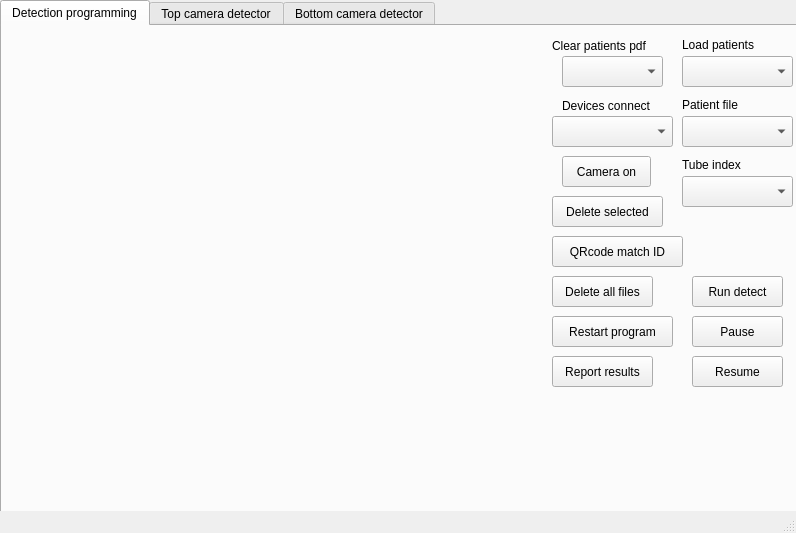
<?xml version="1.0" encoding="UTF-8"?>
<ui version="4.0">
 <class>MainWindow</class>
 <widget class="QMainWindow" name="MainWindow">
  <property name="geometry">
   <rect>
    <x>0</x>
    <y>0</y>
    <width>796</width>
    <height>533</height>
   </rect>
  </property>
  <property name="windowTitle">
   <string>MainWindow</string>
  </property>
  <widget class="QWidget" name="centralwidget">
   <widget class="QTabWidget" name="tabWidget">
    <property name="geometry">
     <rect>
      <x>0</x>
      <y>0</y>
      <width>811</width>
      <height>521</height>
     </rect>
    </property>
    <property name="currentIndex">
     <number>0</number>
    </property>
    <property name="movable">
     <bool>true</bool>
    </property>
    <widget class="QWidget" name="tab">
     <attribute name="title">
      <string>Detection programming</string>
     </attribute>
     <widget class="QLabel" name="label_16">
      <property name="geometry">
       <rect>
        <x>10</x>
        <y>0</y>
        <width>531</width>
        <height>441</height>
       </rect>
      </property>
      <property name="text">
       <string/>
      </property>
     </widget>
     <widget class="QPushButton" name="pushButton_5">
      <property name="geometry">
       <rect>
        <x>550</x>
        <y>330</y>
        <width>101</width>
        <height>31</height>
       </rect>
      </property>
      <property name="text">
       <string>Report results</string>
      </property>
     </widget>
     <widget class="QPushButton" name="pushButton_6">
      <property name="geometry">
       <rect>
        <x>690</x>
        <y>250</y>
        <width>91</width>
        <height>31</height>
       </rect>
      </property>
      <property name="text">
       <string>Run detect</string>
      </property>
     </widget>
     <widget class="QComboBox" name="comboBox">
      <property name="geometry">
       <rect>
        <x>550</x>
        <y>90</y>
        <width>121</width>
        <height>31</height>
       </rect>
      </property>
     </widget>
     <widget class="QLabel" name="label_24">
      <property name="geometry">
       <rect>
        <x>560</x>
        <y>70</y>
        <width>111</width>
        <height>20</height>
       </rect>
      </property>
      <property name="text">
       <string>Devices connect</string>
      </property>
     </widget>
     <widget class="QPushButton" name="pushButton_9">
      <property name="geometry">
       <rect>
        <x>550</x>
        <y>210</y>
        <width>131</width>
        <height>31</height>
       </rect>
      </property>
      <property name="text">
       <string>QRcode match ID</string>
      </property>
     </widget>
     <widget class="QComboBox" name="comboBox_2">
      <property name="geometry">
       <rect>
        <x>680</x>
        <y>30</y>
        <width>111</width>
        <height>31</height>
       </rect>
      </property>
     </widget>
     <widget class="QLabel" name="label_25">
      <property name="geometry">
       <rect>
        <x>680</x>
        <y>10</y>
        <width>101</width>
        <height>17</height>
       </rect>
      </property>
      <property name="text">
       <string>Load patients</string>
      </property>
     </widget>
     <widget class="QComboBox" name="comboBox_3">
      <property name="geometry">
       <rect>
        <x>680</x>
        <y>90</y>
        <width>111</width>
        <height>31</height>
       </rect>
      </property>
     </widget>
     <widget class="QPushButton" name="pushButton_10">
      <property name="geometry">
       <rect>
        <x>560</x>
        <y>130</y>
        <width>89</width>
        <height>31</height>
       </rect>
      </property>
      <property name="text">
       <string>Camera on</string>
      </property>
     </widget>
     <widget class="QLabel" name="label_15">
      <property name="geometry">
       <rect>
        <x>680</x>
        <y>70</y>
        <width>91</width>
        <height>17</height>
       </rect>
      </property>
      <property name="text">
       <string>Patient file</string>
      </property>
     </widget>
     <widget class="QComboBox" name="comboBox_4">
      <property name="geometry">
       <rect>
        <x>680</x>
        <y>150</y>
        <width>111</width>
        <height>31</height>
       </rect>
      </property>
     </widget>
     <widget class="QLabel" name="label_17">
      <property name="geometry">
       <rect>
        <x>680</x>
        <y>130</y>
        <width>91</width>
        <height>17</height>
       </rect>
      </property>
      <property name="text">
       <string/>
      </property>
     </widget>
     <widget class="QLabel" name="label_18">
      <property name="geometry">
       <rect>
        <x>680</x>
        <y>130</y>
        <width>81</width>
        <height>17</height>
       </rect>
      </property>
      <property name="text">
       <string>Tube index</string>
      </property>
     </widget>
     <widget class="QLabel" name="label_20">
      <property name="geometry">
       <rect>
        <x>550</x>
        <y>10</y>
        <width>131</width>
        <height>20</height>
       </rect>
      </property>
      <property name="text">
       <string>Clear patients pdf</string>
      </property>
     </widget>
     <widget class="QComboBox" name="comboBox_6">
      <property name="geometry">
       <rect>
        <x>560</x>
        <y>30</y>
        <width>101</width>
        <height>31</height>
       </rect>
      </property>
     </widget>
     <widget class="QPushButton" name="pushButton_3">
      <property name="geometry">
       <rect>
        <x>550</x>
        <y>170</y>
        <width>111</width>
        <height>31</height>
       </rect>
      </property>
      <property name="text">
       <string>Delete selected</string>
      </property>
     </widget>
     <widget class="QPushButton" name="pushButton_4">
      <property name="geometry">
       <rect>
        <x>550</x>
        <y>250</y>
        <width>101</width>
        <height>31</height>
       </rect>
      </property>
      <property name="text">
       <string>Delete all files</string>
      </property>
     </widget>
     <widget class="QPushButton" name="pushButton_12">
      <property name="geometry">
       <rect>
        <x>690</x>
        <y>290</y>
        <width>91</width>
        <height>31</height>
       </rect>
      </property>
      <property name="text">
       <string>Pause</string>
      </property>
     </widget>
     <widget class="QPushButton" name="pushButton_13">
      <property name="geometry">
       <rect>
        <x>690</x>
        <y>330</y>
        <width>91</width>
        <height>31</height>
       </rect>
      </property>
      <property name="text">
       <string>Resume</string>
      </property>
     </widget>
     <widget class="QPushButton" name="pushButton_20">
      <property name="geometry">
       <rect>
        <x>550</x>
        <y>290</y>
        <width>121</width>
        <height>31</height>
       </rect>
      </property>
      <property name="text">
       <string>Restart program</string>
      </property>
     </widget>
    </widget>
    <widget class="QWidget" name="tab1">
     <attribute name="title">
      <string>Top camera detector</string>
     </attribute>
     <widget class="QLabel" name="label">
      <property name="geometry">
       <rect>
        <x>10</x>
        <y>10</y>
        <width>541</width>
        <height>431</height>
       </rect>
      </property>
      <property name="text">
       <string/>
      </property>
     </widget>
     <widget class="QDial" name="dial">
      <property name="geometry">
       <rect>
        <x>560</x>
        <y>20</y>
        <width>101</width>
        <height>91</height>
       </rect>
      </property>
     </widget>
     <widget class="QLabel" name="label_3">
      <property name="geometry">
       <rect>
        <x>560</x>
        <y>0</y>
        <width>91</width>
        <height>17</height>
       </rect>
      </property>
      <property name="text">
       <string>Light intesity</string>
      </property>
     </widget>
     <widget class="QLabel" name="label_4">
      <property name="geometry">
       <rect>
        <x>560</x>
        <y>150</y>
        <width>111</width>
        <height>17</height>
       </rect>
      </property>
      <property name="text">
       <string>Position control</string>
      </property>
     </widget>
     <widget class="QSlider" name="horizontalSlider">
      <property name="geometry">
       <rect>
        <x>560</x>
        <y>190</y>
        <width>221</width>
        <height>16</height>
       </rect>
      </property>
      <property name="orientation">
       <enum>Qt::Horizontal</enum>
      </property>
     </widget>
     <widget class="QLabel" name="label_5">
      <property name="geometry">
       <rect>
        <x>730</x>
        <y>170</y>
        <width>51</width>
        <height>17</height>
       </rect>
      </property>
      <property name="text">
       <string>X-axis</string>
      </property>
     </widget>
     <widget class="QSlider" name="verticalSlider">
      <property name="geometry">
       <rect>
        <x>550</x>
        <y>230</y>
        <width>16</width>
        <height>160</height>
       </rect>
      </property>
      <property name="orientation">
       <enum>Qt::Vertical</enum>
      </property>
     </widget>
     <widget class="QLabel" name="label_6">
      <property name="geometry">
       <rect>
        <x>560</x>
        <y>210</y>
        <width>67</width>
        <height>17</height>
       </rect>
      </property>
      <property name="text">
       <string>Y-axis</string>
      </property>
     </widget>
     <widget class="QPushButton" name="pushButton">
      <property name="geometry">
       <rect>
        <x>640</x>
        <y>350</y>
        <width>61</width>
        <height>41</height>
       </rect>
      </property>
      <property name="text">
       <string>-Y</string>
      </property>
     </widget>
     <widget class="QDial" name="dial_2">
      <property name="geometry">
       <rect>
        <x>670</x>
        <y>20</y>
        <width>101</width>
        <height>91</height>
       </rect>
      </property>
     </widget>
     <widget class="QLabel" name="label_7">
      <property name="geometry">
       <rect>
        <x>680</x>
        <y>0</y>
        <width>91</width>
        <height>17</height>
       </rect>
      </property>
      <property name="text">
       <string>Wave length</string>
      </property>
     </widget>
     <widget class="QLCDNumber" name="lcdNumber">
      <property name="geometry">
       <rect>
        <x>570</x>
        <y>110</y>
        <width>64</width>
        <height>23</height>
       </rect>
      </property>
     </widget>
     <widget class="QLCDNumber" name="lcdNumber_2">
      <property name="geometry">
       <rect>
        <x>690</x>
        <y>110</y>
        <width>64</width>
        <height>23</height>
       </rect>
      </property>
     </widget>
     <widget class="QLCDNumber" name="lcdNumber_3">
      <property name="geometry">
       <rect>
        <x>720</x>
        <y>210</y>
        <width>64</width>
        <height>23</height>
       </rect>
      </property>
     </widget>
     <widget class="QLCDNumber" name="lcdNumber_4">
      <property name="geometry">
       <rect>
        <x>570</x>
        <y>230</y>
        <width>64</width>
        <height>23</height>
       </rect>
      </property>
     </widget>
     <widget class="QPushButton" name="pushButton_7">
      <property name="geometry">
       <rect>
        <x>640</x>
        <y>300</y>
        <width>61</width>
        <height>41</height>
       </rect>
      </property>
      <property name="text">
       <string>Home</string>
      </property>
     </widget>
     <widget class="QPushButton" name="pushButton_11">
      <property name="geometry">
       <rect>
        <x>710</x>
        <y>250</y>
        <width>81</width>
        <height>41</height>
       </rect>
      </property>
      <property name="text">
       <string>Camera on</string>
      </property>
     </widget>
     <widget class="QPushButton" name="pushButton_14">
      <property name="geometry">
       <rect>
        <x>640</x>
        <y>250</y>
        <width>61</width>
        <height>41</height>
       </rect>
      </property>
      <property name="text">
       <string>+Y</string>
      </property>
     </widget>
     <widget class="QPushButton" name="pushButton_15">
      <property name="geometry">
       <rect>
        <x>710</x>
        <y>300</y>
        <width>61</width>
        <height>41</height>
       </rect>
      </property>
      <property name="text">
       <string>+X</string>
      </property>
     </widget>
     <widget class="QPushButton" name="pushButton_16">
      <property name="geometry">
       <rect>
        <x>570</x>
        <y>300</y>
        <width>61</width>
        <height>41</height>
       </rect>
      </property>
      <property name="text">
       <string>-X</string>
      </property>
     </widget>
    </widget>
    <widget class="QWidget" name="tab_2">
     <attribute name="title">
      <string>Bottom camera detector</string>
     </attribute>
     <widget class="QLabel" name="label_8">
      <property name="geometry">
       <rect>
        <x>10</x>
        <y>10</y>
        <width>541</width>
        <height>431</height>
       </rect>
      </property>
      <property name="text">
       <string/>
      </property>
     </widget>
     <widget class="QLabel" name="label_10">
      <property name="geometry">
       <rect>
        <x>560</x>
        <y>0</y>
        <width>91</width>
        <height>17</height>
       </rect>
      </property>
      <property name="text">
       <string>Light intesity</string>
      </property>
     </widget>
     <widget class="QLabel" name="label_11">
      <property name="geometry">
       <rect>
        <x>690</x>
        <y>0</y>
        <width>91</width>
        <height>17</height>
       </rect>
      </property>
      <property name="text">
       <string>Wave length</string>
      </property>
     </widget>
     <widget class="QDial" name="dial_3">
      <property name="geometry">
       <rect>
        <x>560</x>
        <y>20</y>
        <width>101</width>
        <height>91</height>
       </rect>
      </property>
     </widget>
     <widget class="QDial" name="dial_4">
      <property name="geometry">
       <rect>
        <x>680</x>
        <y>20</y>
        <width>101</width>
        <height>91</height>
       </rect>
      </property>
     </widget>
     <widget class="QLCDNumber" name="lcdNumber_5">
      <property name="geometry">
       <rect>
        <x>580</x>
        <y>110</y>
        <width>64</width>
        <height>23</height>
       </rect>
      </property>
     </widget>
     <widget class="QLCDNumber" name="lcdNumber_6">
      <property name="geometry">
       <rect>
        <x>700</x>
        <y>110</y>
        <width>64</width>
        <height>23</height>
       </rect>
      </property>
     </widget>
     <widget class="QLabel" name="label_12">
      <property name="geometry">
       <rect>
        <x>560</x>
        <y>140</y>
        <width>111</width>
        <height>17</height>
       </rect>
      </property>
      <property name="text">
       <string>Position control</string>
      </property>
     </widget>
     <widget class="QSlider" name="horizontalSlider_2">
      <property name="geometry">
       <rect>
        <x>560</x>
        <y>180</y>
        <width>221</width>
        <height>16</height>
       </rect>
      </property>
      <property name="orientation">
       <enum>Qt::Horizontal</enum>
      </property>
     </widget>
     <widget class="QLabel" name="label_13">
      <property name="geometry">
       <rect>
        <x>730</x>
        <y>160</y>
        <width>51</width>
        <height>17</height>
       </rect>
      </property>
      <property name="text">
       <string>X-axis</string>
      </property>
     </widget>
     <widget class="QLabel" name="label_14">
      <property name="geometry">
       <rect>
        <x>560</x>
        <y>200</y>
        <width>67</width>
        <height>17</height>
       </rect>
      </property>
      <property name="text">
       <string>Y-axis</string>
      </property>
     </widget>
     <widget class="QSlider" name="verticalSlider_2">
      <property name="geometry">
       <rect>
        <x>560</x>
        <y>220</y>
        <width>16</width>
        <height>160</height>
       </rect>
      </property>
      <property name="orientation">
       <enum>Qt::Vertical</enum>
      </property>
     </widget>
     <widget class="QPushButton" name="pushButton_2">
      <property name="geometry">
       <rect>
        <x>650</x>
        <y>350</y>
        <width>51</width>
        <height>41</height>
       </rect>
      </property>
      <property name="text">
       <string>-Y</string>
      </property>
     </widget>
     <widget class="QLCDNumber" name="lcdNumber_7">
      <property name="geometry">
       <rect>
        <x>720</x>
        <y>200</y>
        <width>64</width>
        <height>23</height>
       </rect>
      </property>
     </widget>
     <widget class="QLCDNumber" name="lcdNumber_8">
      <property name="geometry">
       <rect>
        <x>580</x>
        <y>220</y>
        <width>64</width>
        <height>23</height>
       </rect>
      </property>
     </widget>
     <widget class="QPushButton" name="pushButton_8">
      <property name="geometry">
       <rect>
        <x>650</x>
        <y>300</y>
        <width>51</width>
        <height>41</height>
       </rect>
      </property>
      <property name="text">
       <string>Home</string>
      </property>
     </widget>
     <widget class="QPushButton" name="pushButton_17">
      <property name="geometry">
       <rect>
        <x>710</x>
        <y>300</y>
        <width>51</width>
        <height>41</height>
       </rect>
      </property>
      <property name="text">
       <string>+X</string>
      </property>
     </widget>
     <widget class="QPushButton" name="pushButton_18">
      <property name="geometry">
       <rect>
        <x>590</x>
        <y>300</y>
        <width>51</width>
        <height>41</height>
       </rect>
      </property>
      <property name="text">
       <string>-X</string>
      </property>
     </widget>
     <widget class="QPushButton" name="pushButton_19">
      <property name="geometry">
       <rect>
        <x>650</x>
        <y>250</y>
        <width>51</width>
        <height>41</height>
       </rect>
      </property>
      <property name="text">
       <string>+Y</string>
      </property>
     </widget>
    </widget>
   </widget>
  </widget>
  <widget class="QMenuBar" name="menubar">
   <property name="geometry">
    <rect>
     <x>0</x>
     <y>0</y>
     <width>796</width>
     <height>28</height>
    </rect>
   </property>
  </widget>
  <widget class="QStatusBar" name="statusbar"/>
 </widget>
 <resources/>
 <connections/>
</ui>
